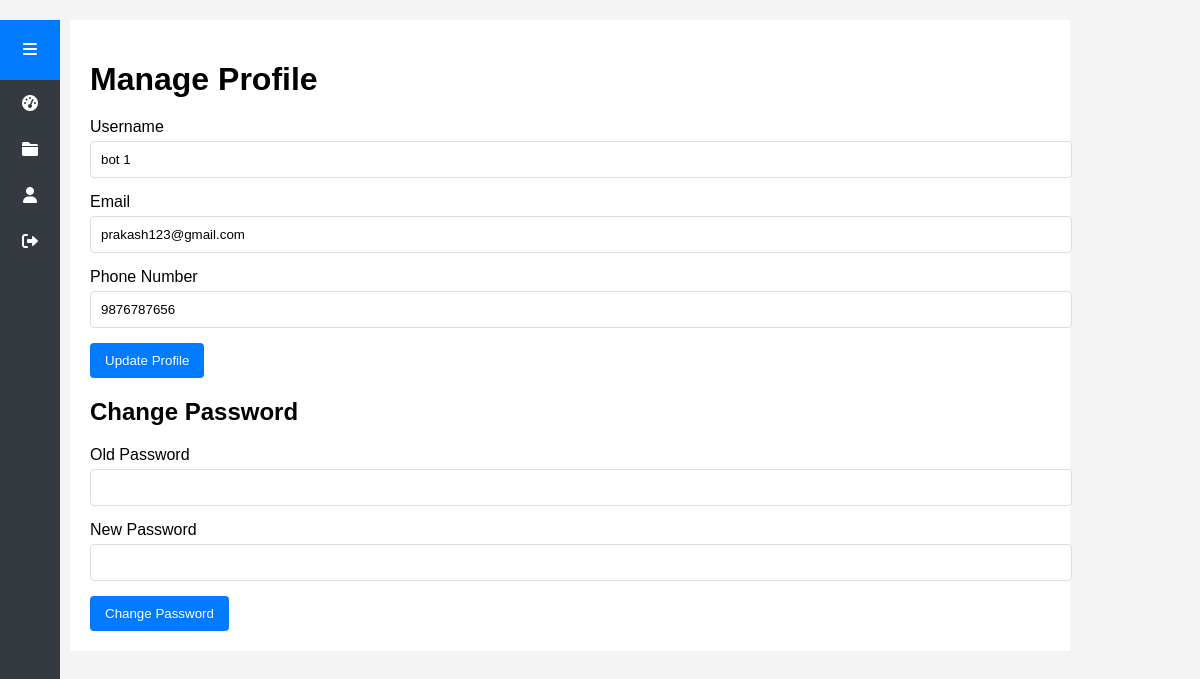
/customer/manage_profile.php (signed in), run on the app's committed database.
### tables this page shows
CREATE TABLE `users` (
  `id` int(11) NOT NULL,
  `username` varchar(255) NOT NULL,
  `password` varchar(255) NOT NULL,
  `role` enum('admin','driver','renter','customer') NOT NULL,
  `local_area` varchar(255) DEFAULT NULL,
  `gender` enum('male','female','other') DEFAULT NULL,
  `created_at` timestamp NULL DEFAULT current_timestamp()
);

CREATE TABLE `customers` (
  `id` int(11) NOT NULL,
  `name` varchar(255) NOT NULL,
  `email` varchar(255) NOT NULL,
  `phone` varchar(20) NOT NULL,
  `address` varchar(255) DEFAULT NULL,
  `created_at` timestamp NULL DEFAULT current_timestamp(),
  `updated_at` timestamp NULL DEFAULT current_timestamp() ON UPDATE current_timestamp(),
  `username` varchar(255) DEFAULT NULL,
  `password` varchar(255) DEFAULT NULL
);

### customer/manage_profile.php (the view, shortened to what this page needs)
<?php
include '../db.php';
$customer_id = $_SESSION['id'];
$query = "SELECT u.username, c.email, c.phone FROM users u
          JOIN customers c ON u.id = c.id
          WHERE u.id = ?";
$stmt = $conn->prepare($query);
$stmt->bind_param("i", $customer_id);
$stmt->execute();
$result = $stmt->get_result();
$customer = $result->fetch_assoc();
?>
<!DOCTYPE html>
<html lang="en">
<head>
    <link rel="stylesheet" href="../styles.css">
    <link rel="stylesheet" href="https://cdnjs.cloudflare.com/ajax/libs/font-awesome/6.0.0-beta3/css/all.min.css">
</head>
<body>
<div class="sidebar" id="sidebar">
    <div class="sidebar-header">
        <div class="menu-toggle" id="menu-toggle">
            <i class="fas fa-bars"></i>
        </div>
    </div>
    <div class="sidebar-menu">
        <a href="customer_dashboard.php"><i class="fas fa-tachometer-alt"></i> <span class="menu-text">Dashboard</span></a>
        <a href="manage_bookings.php"><i class="fas fa-folder"></i><span class="menu-text">Manage Bookings</span></a>
        <a href="manage_profile.php"><i class="fas fa-user"></i><span class="menu-text">Profile Details</span></a>
        <a href="../customer/logout.php"><i class="fas fa-sign-out-alt"></i><span class="menu-text">Logout</span></a>
    </div>
</div>
<div class="container">
    <h1>Manage Profile</h1>
    <form method="POST" action="">
        <div class="form-group">
            <label for="username">Username</label>
            <input type="text" id="username" name="username" value="<?php echo htmlspecialchars($customer['username'] ?? ''); ?>" required>
        </div>
        <div class="form-group">
            <label for="email">Email</label>
            <input type="email" id="email" name="email" value="<?php echo htmlspecialchars($customer['email'] ?? ''); ?>" required>
        </div>
        <div class="form-group">
            <label for="phone">Phone Number</label>
            <input type="tel" id="phone" name="phone" value="<?php echo htmlspecialchars($customer['phone'] ?? ''); ?>" required>
        </div>
        <button type="submit" name="update_profile" class="btn">Update Profile</button>
    </form>
    <h2>Change Password</h2>
    <form method="POST" action="">
        <div class="form-group">
            <label for="old_password">Old Password</label>
            <input type="password" id="old_password" name="old_password" required>
        </div>
        <div class="form-group">
            <label for="new_password">New Password</label>
            <input type="password" id="new_password" name="new_password" required>
        </div>
        <button type="submit" name="change_password" class="btn">Change Password</button>
    </form>
</div>
</body>
</html>

### styles.css (style rules this page uses)
body { font-family: Arial, sans-serif; background-color: #f4f4f4; margin: 0; padding: 0; }

### customer/manage_profile.php (style rules this page uses)
.sidebar { width: 60px; height: 100vh; background-color: #343a40; position: fixed; transition: width 0.3s; }
.sidebar-header { display: flex; justify-content: center; align-items: center; height: 60px; background-color: #007BFF; }
.menu-toggle { cursor: pointer; color: white; }
.sidebar-menu { display: flex; flex-direction: column; align-items: center; }
.sidebar-menu a { padding: 15px 0; color: white; text-decoration: none; display: flex; justify-content: center; align-items: center; width: 100%; }
.container { margin-left: 70px; padding: 20px; }
h1 { margin-bottom: 20px; }
.form-group { margin-bottom: 15px; }
label { display: block; margin-bottom: 5px; }
input[type="text"], input[type="email"], input[type="tel"], input[type="password"] { width: 100%; padding: 10px; border: 1px solid #ddd; border-radius: 4px; }
.btn { background-color: #007BFF; color: white; border: none; padding: 10px 15px; cursor: pointer; border-radius: 4px; }

### data on the page
users: username "bot 1", email "prakash123@gmail.com", phone "9876787656"
